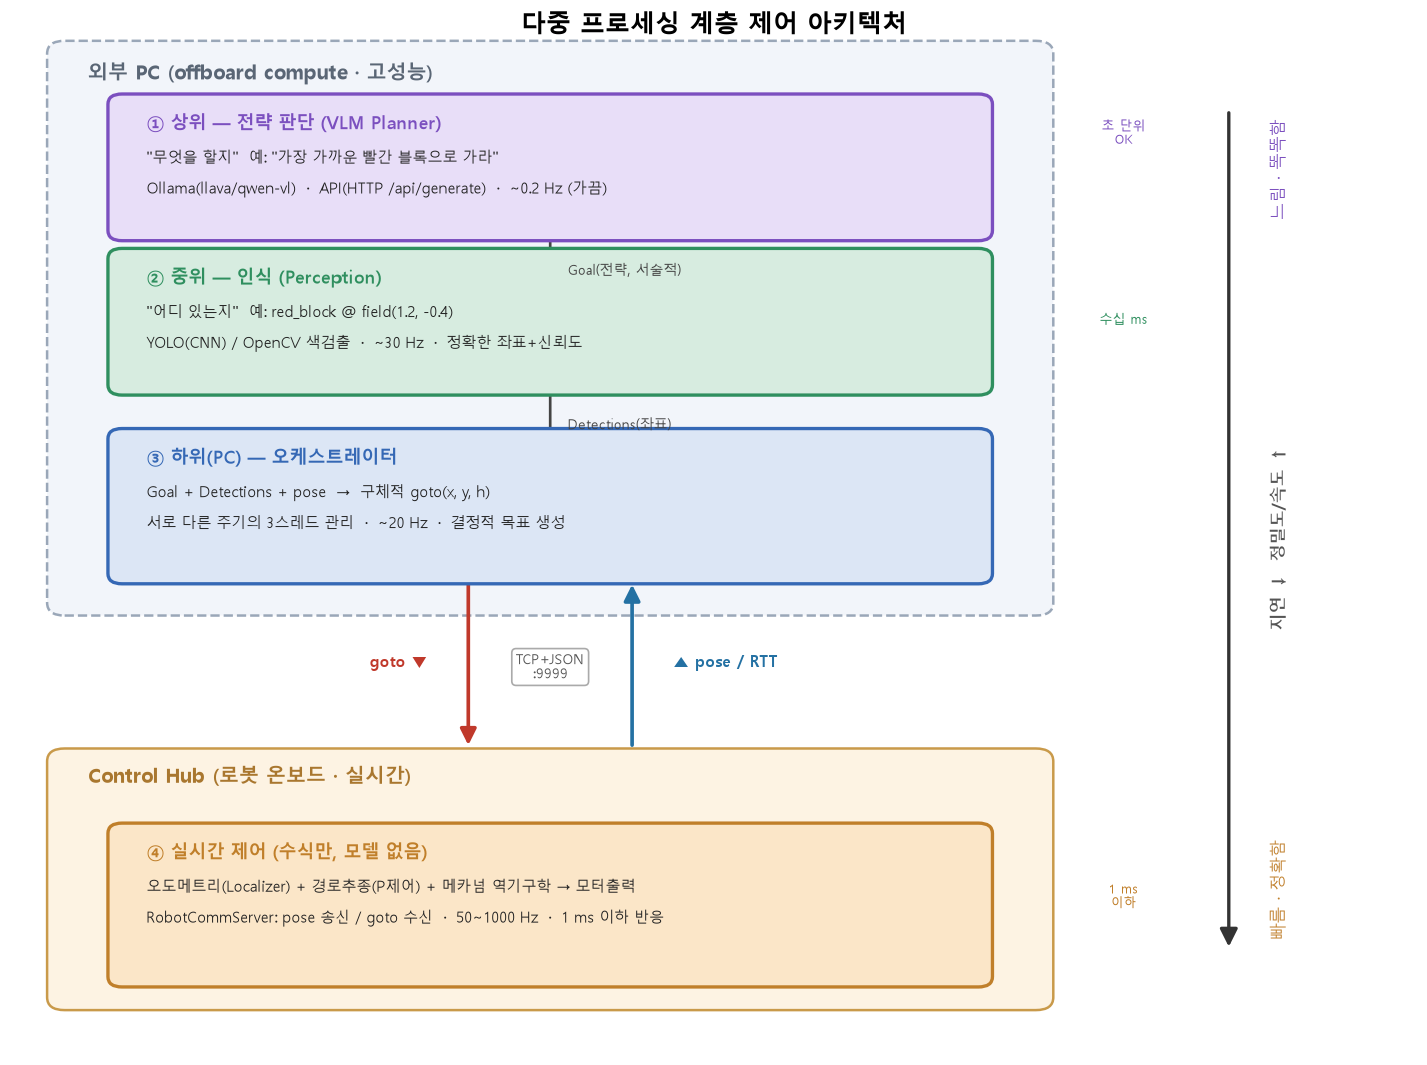

Reproduce this figure in Python.
"""
자율주행 AI 아키텍처 다이어그램 생성 (보고서 Ⅳ. 시스템 설계 그림).

3계층 다중 프로세싱 구조를 지연-정밀도 축과 함께 시각화한다:
  외부 PC(상위 VLM / 중위 인식 / 하위 오케스트레이터) ── TCP+JSON ── Control Hub(실시간 제어)

출력: pc/ai/architecture_diagram.png
로봇 불필요 (그림만 그림).
"""

import sys
import matplotlib.pyplot as plt
from matplotlib.patches import FancyBboxPatch, FancyArrowPatch

try:
    sys.stdout.reconfigure(encoding="utf-8")
except AttributeError:
    pass

plt.rcParams["font.family"] = "Malgun Gothic"
plt.rcParams["axes.unicode_minus"] = False

fig, ax = plt.subplots(figsize=(12, 9))
ax.set_xlim(0, 12)
ax.set_ylim(0, 12)
ax.axis("off")


def box(x, y, w, h, title, lines, face, edge, tsize=11):
    """둥근 박스 + 제목 + 설명줄."""
    ax.add_patch(FancyBboxPatch(
        (x, y), w, h, boxstyle="round,pad=0.08,rounding_size=0.12",
        facecolor=face, edgecolor=edge, linewidth=2, zorder=2))
    ax.text(x + 0.25, y + h - 0.33, title, fontsize=tsize, fontweight="bold",
            color=edge, zorder=3)
    for i, ln in enumerate(lines):
        ax.text(x + 0.25, y + h - 0.72 - i * 0.36, ln, fontsize=9, color="#222", zorder=3)


def down_arrow(x, y0, y1, label):
    ax.add_patch(FancyArrowPatch((x, y0), (x, y1), arrowstyle="-|>", mutation_scale=18,
                                 color="#444", linewidth=1.6, zorder=1))
    ax.text(x + 0.15, (y0 + y1) / 2, label, fontsize=8.5, color="#444",
            va="center", ha="left", style="italic", zorder=3)


# ===== 외부 PC 컨테이너 =====
ax.add_patch(FancyBboxPatch((0.4, 5.2), 8.4, 6.5,
             boxstyle="round,pad=0.1,rounding_size=0.15",
             facecolor="#f2f5fa", edgecolor="#9aa7b8", linewidth=1.5,
             linestyle="--", zorder=0))
ax.text(0.65, 11.35, "외부 PC (offboard compute · 고성능)", fontsize=12,
        fontweight="bold", color="#5a6675")

# 상위: VLM Planner
box(0.9, 9.55, 7.4, 1.55, "① 상위 — 전략 판단 (VLM Planner)",
    ["\"무엇을 할지\"  예: \"가장 가까운 빨간 블록으로 가라\"",
     "Ollama(llava/qwen-vl)  ·  API(HTTP /api/generate)  ·  ~0.2 Hz (가끔)"],
    "#e8def8", "#7b4fbf")
down_arrow(4.6, 9.5, 8.75, "Goal(전략, 서술적)")

# 중위: Perception
box(0.9, 7.75, 7.4, 1.55, "② 중위 — 인식 (Perception)",
    ["\"어디 있는지\"  예: red_block @ field(1.2, -0.4)",
     "YOLO(CNN) / OpenCV 색검출  ·  ~30 Hz  ·  정확한 좌표+신뢰도"],
    "#d7ece0", "#2f8f5f")
down_arrow(4.6, 7.7, 6.95, "Detections(좌표)")

# 하위-PC: Orchestrator
box(0.9, 5.55, 7.4, 1.65, "③ 하위(PC) — 오케스트레이터",
    ["Goal + Detections + pose  →  구체적 goto(x, y, h)",
     "서로 다른 주기의 3스레드 관리  ·  ~20 Hz  ·  결정적 목표 생성"],
    "#dce6f5", "#3568b5")

# ===== 통신 채널 =====
ax.add_patch(FancyArrowPatch((3.9, 5.5), (3.9, 3.55), arrowstyle="-|>",
             mutation_scale=20, color="#c0392b", linewidth=2.2, zorder=1))
ax.text(3.55, 4.5, "goto ▼", fontsize=9.5, color="#c0392b", ha="right", fontweight="bold")
ax.add_patch(FancyArrowPatch((5.3, 3.55), (5.3, 5.5), arrowstyle="-|>",
             mutation_scale=20, color="#2471a3", linewidth=2.2, zorder=1))
ax.text(5.65, 4.5, "▲ pose / RTT", fontsize=9.5, color="#2471a3", ha="left", fontweight="bold")
ax.text(4.6, 4.5, "TCP+JSON\n:9999", fontsize=8.5, color="#555", ha="center",
        va="center", bbox=dict(boxstyle="round", fc="white", ec="#aaa"))

# ===== Control Hub =====
ax.add_patch(FancyBboxPatch((0.4, 0.6), 8.4, 2.85,
             boxstyle="round,pad=0.1,rounding_size=0.15",
             facecolor="#fdf3e3", edgecolor="#c99a4a", linewidth=1.5, zorder=0))
ax.text(0.65, 3.15, "Control Hub (로봇 온보드 · 실시간)", fontsize=12,
        fontweight="bold", color="#a9772f")
box(0.9, 0.85, 7.4, 1.75, "④ 실시간 제어 (수식만, 모델 없음)",
    ["오도메트리(Localizer) + 경로추종(P제어) + 메카넘 역기구학 → 모터출력",
     "RobotCommServer: pose 송신 / goto 수신  ·  50~1000 Hz  ·  1 ms 이하 반응"],
    "#fbe6c8", "#c07f2a")

# ===== 오른쪽: 지연-정밀도 축 =====
ax.add_patch(FancyArrowPatch((10.4, 11.0), (10.4, 1.2), arrowstyle="-|>",
             mutation_scale=22, color="#333", linewidth=2))
ax.text(10.75, 10.3, "느림 · 똑똑함", fontsize=10, rotation=90, va="center", color="#7b4fbf")
ax.text(10.75, 6.0, "지연 ↓  정밀도/속도 ↑", fontsize=10, rotation=90, va="center",
        color="#555", fontweight="bold")
ax.text(10.75, 1.9, "빠름 · 정확함", fontsize=10, rotation=90, va="center", color="#c07f2a")
ax.text(9.5, 10.6, "초 단위\nOK", fontsize=8, ha="center", color="#7b4fbf")
ax.text(9.5, 8.5, "수십 ms", fontsize=8, ha="center", color="#2f8f5f")
ax.text(9.5, 1.7, "1 ms\n이하", fontsize=8, ha="center", color="#c07f2a")

ax.text(6.0, 11.9, "다중 프로세싱 계층 제어 아키텍처",
        fontsize=15, fontweight="bold", ha="center")

plt.tight_layout()
out = "pc/ai/architecture_diagram.png"
plt.savefig(out, dpi=120, bbox_inches="tight")
print(f"[저장] {out}")
